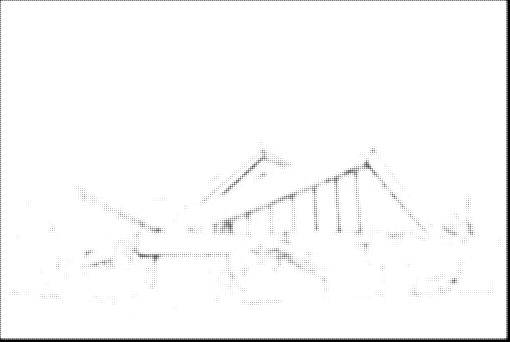
%> input picture PSNR/1s2.jpg, 510 x 342 px
$ octave --eval "PSNR;"   (GNU Octave 9; MATLAB toolbox functions it lacks are replaced by stand-ins)
%> lines starting %> are read from the running program, lines starting %| are printed output that depends on the picture
function PSNR()

% PURPOSE: To find the PSNR (peak signal-to-noise ratio) between two
%          intensity images A and B, each having values in the interval
%          [0,1]. The answer is in decibels (dB).
%
%          There is also a provision, in EXAMPLE 3 below, for images
%          stored in the interval [0,255], i.e. 256 gray levels.
%
% SYNOPSIS: PSNR(A,B)
%
% DESCRIPTION: The following is quoted from "Fractal Image Compression",
%              by Yuval Fisher et al.,(Springer Verlag, 1995),
%              section 2.4, "Pixelized Data".
%
%              "...PSNR is used to measure the difference between two
%              images. It is defined as
%
%                           PSNR = 20 * log10(b/rms)
%
%              where b is the largest possible value of the signal
%              (typically 255 or 1), and rms is the root mean square
%              difference between two images. The PSNR is given in
%              decibel units (dB), which measure the ratio of the peak
%              signal and the difference between two images. An increase
%              of 20 dB corresponds to a ten-fold decrease in the rms
%              difference between two images.
%
%              There are many versions of signal-to-noise ratios, but
%              the PSNR is very common in image processing, probably
%              because it gives better-sounding numbers than other
%              measures."
%
% EXAMPLE 1: load clown
%            A = ind2gray(X,map); % Convert to an intensity image in [0,1].
%            B = 0.95 * A;        % Make B close to, but different from, A.
%            PSNR(A,B)            % ---> "PSNR = +33.49 dB"
%
% EXAMPLE 2: A = rand(256); % A is a random 256 X 256 matrix in [0,1].
%            B = 0.9 * A;   % Make B close to, but different from, A.
%            PSNR(A,B)      % ---> "PSNR = +24.76 dB (approx)"
%
% EXAMPLE 3: For images with 256 gray levels: this function PSNR was
%            originally written for matrix-values between 0 and 1,
%            because of MATLAB's preference for that interval.
%
%            However, suppose the matrix has values in [0,255]. Taking
%            Example 1 above, we could change the image to 256 gray levels.
%
%            load clown
%            A = ind2gray(X,map); % Convert to intensity image in [0,1]
%            AA = uint8(255*A);   % Change to integers in [0,255]
%            BB = 0.95*AA;        % Make BB close to AA.
%
%            Now we must alter the code for this new case. Comment out the
%            existing program (using %) and uncomment the alternative
%            underneath it.
%
%            PSNR(AA,BB)          % ---> "PSNR = +33.56 dB"
%
%            Note the slightly different result from Example 1, because
%            decimal values were rounded into integers.
s = imread('1s2.jpg');
%> s is the input picture: size 342x510 uint8; min 0, max 255, mean 248.9
u = imread('s1.jpg');
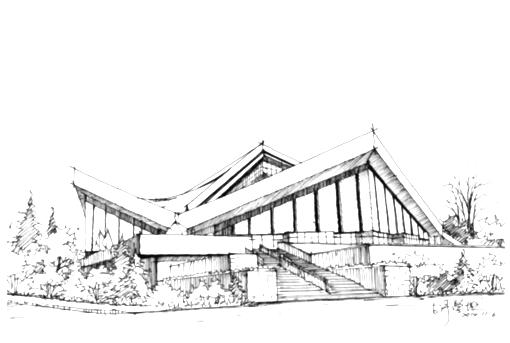
%> input picture PSNR/s1.jpg, 510 x 343 px
%> u is the input picture: size 343x510 uint8; min 0, max 255, mean 239
u = u(1:342, 1:510);
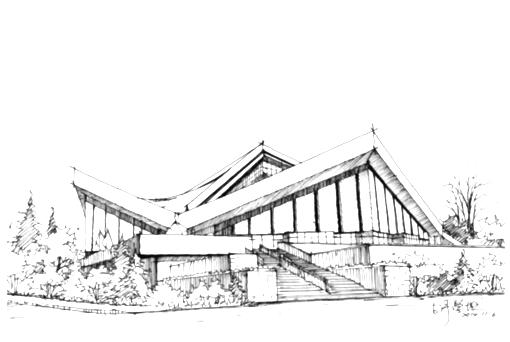
%> u: size 342x510 uint8; min 0, max 255, mean 238.9

%> (the run ends here)
